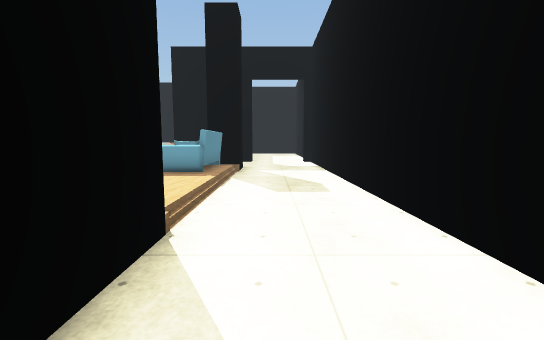
View 1 (above)

21 first-person views from a walk through a 3-D level made in the Unity game engine. The camera is 1.3 m above the floor, tilts 6° down and sees 90° across. The floor is counted in squares, 1 m on a side. Each view is taken from the middle of a square. On the plan, view 1 faces up. The plan holds only what a view shows up to about 13 squares ahead; the rest is blank. The place goes on beyond the plan. Some animated figures are left out. Some surface patterns are stand-ins.

View 2
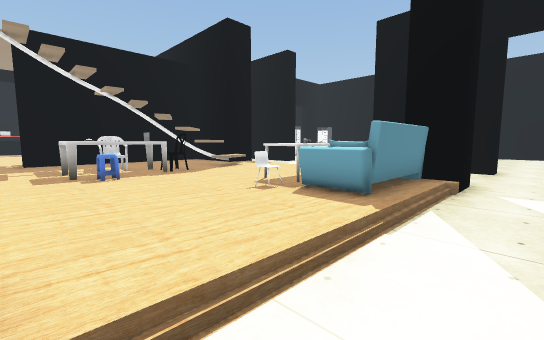

View 3
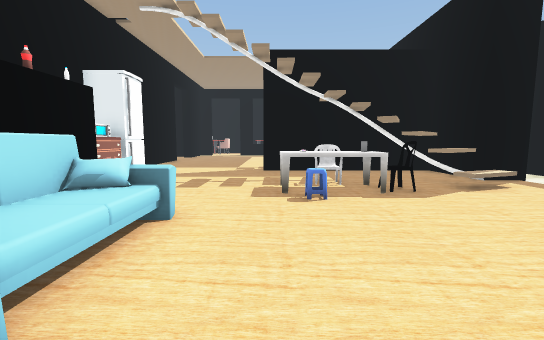

View 4
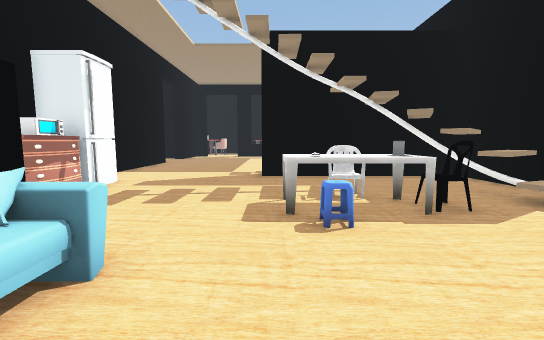

View 5
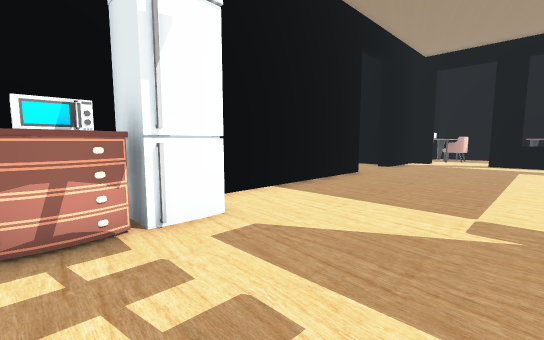

View 6
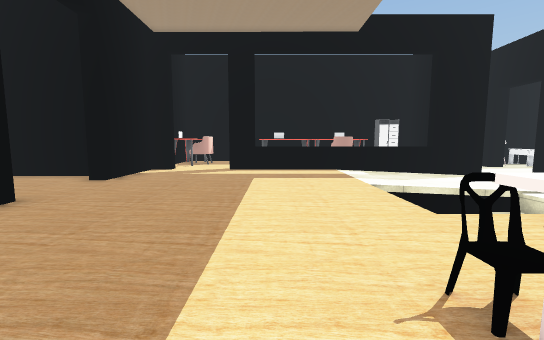

View 7
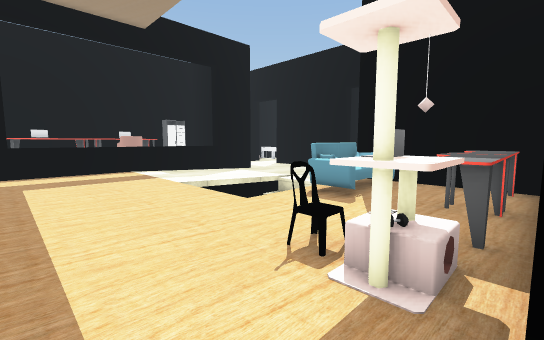

View 8
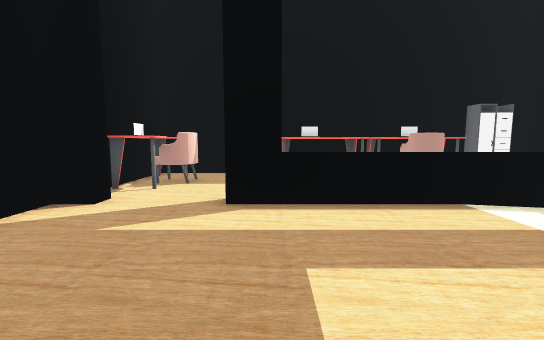

View 9
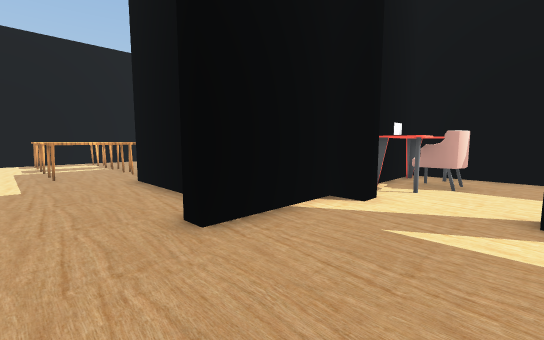

View 10
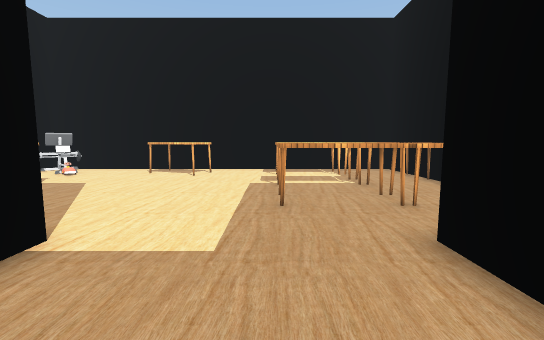

View 11
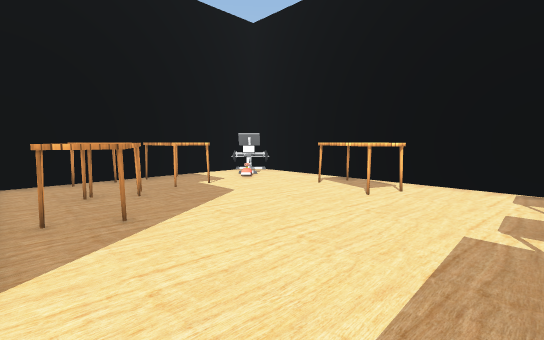

View 12
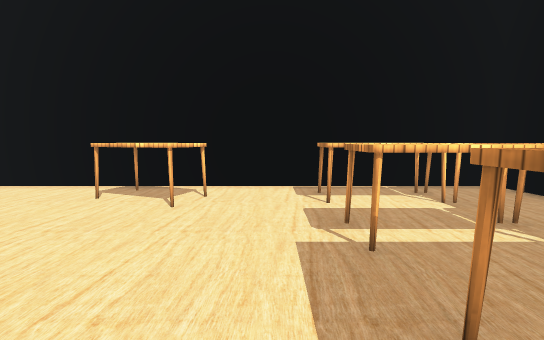

View 13
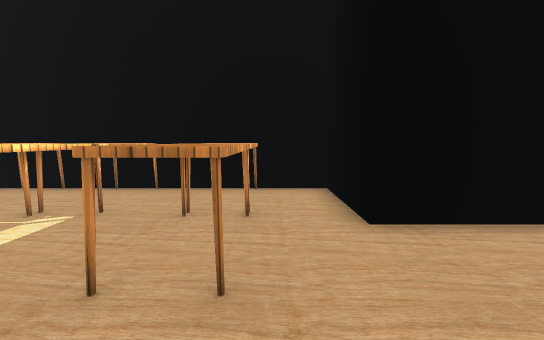

View 14
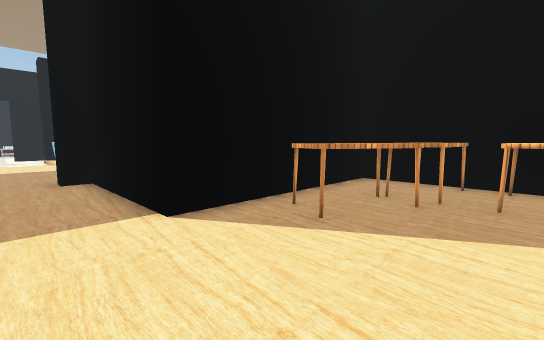

View 15
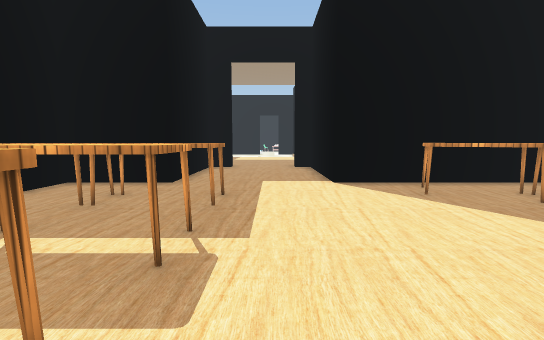

View 16
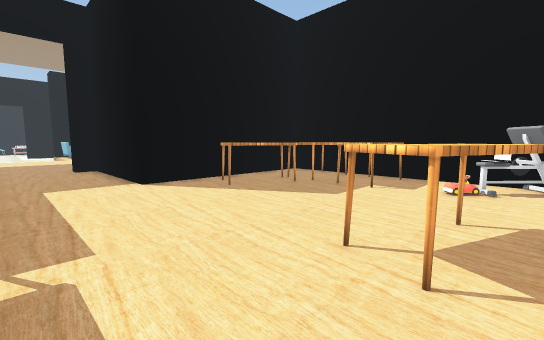

View 17
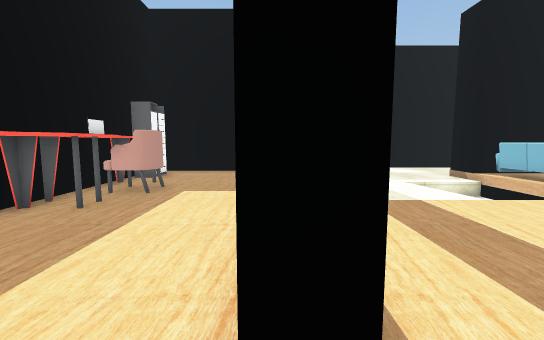

View 18
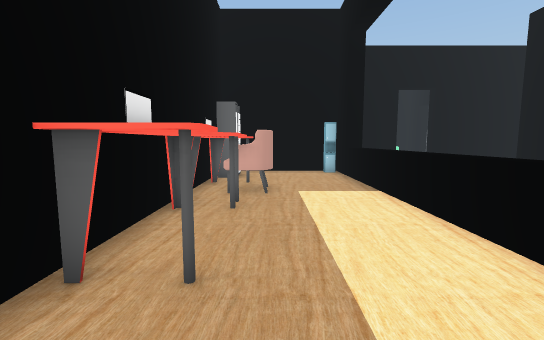

View 19
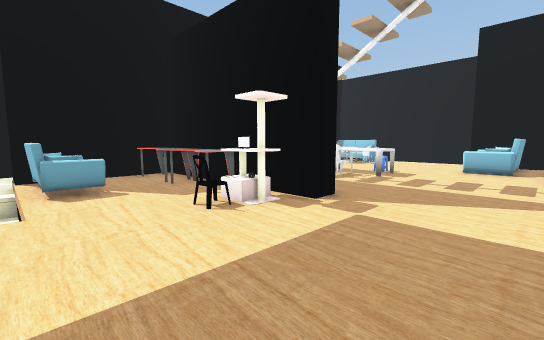

View 20
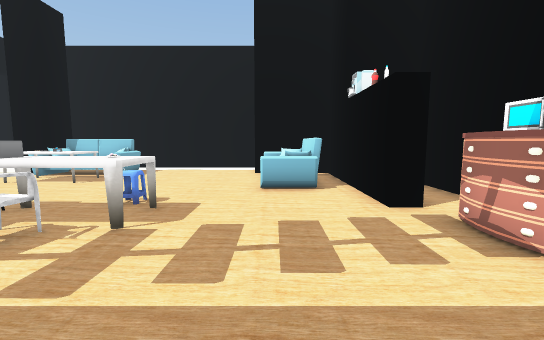

View 21
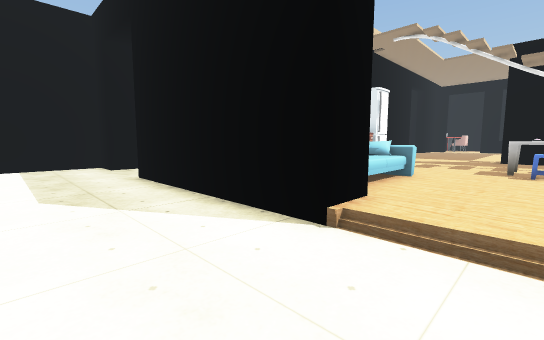

### Floor plan
Key: @ floor where view 1 was taken; # wall or solid block; . main floor; - floor 0.25 m lower than the main floor; ^ raised ledge; v drop or lower ground; O other object.
Columns run from 33 left of view 1 to 3 right of it. Each row starts with its distance up from view 1.
 13 ####O#    ---#        #...    ##----#
 12  O...#-------##########.... .OO#----#
 11 OO...^----v   OO.O##..##....OOOO----#
 10 #O...^....v   OO.O##.###....OO O----#
  9 #OO..^....v  vOO.O##.##OO...OOOO----#
  8 #OO..^....v  v...O##...OO.......----#
  7 #O...^....vvvv...O##..OOO.......----#
  6 #O...^..........OO##...OOO......----#
  5 #O...^...........O##...OO.......----#
  4 #O...^..........................----
  3 #O...#....................OOOO##----
  2 #.........................OOOO##----
  1 #........................#######----
  0 #OOOO...............OOOO.#     #-@--
 -1 #OO O#..............OOOO...    #----
 -2 #########....###############   #----
 -3         #....#                 #----
 -4         #....#                 #----
 -5         #....#                 -----
 -6         #....#                 -----
 -7     #####....########          -----
 -8     #...............#         ##----
 -9     #..........OOOOO#          #----
-10     #OOOOOO.....OOOO#          #####
-11     #...............#
-12     #OOOOOO......OOO#
-13     #OOOOOO.......O #
-14     #........O......#
-15     #OOOOOO..OOO..OO#
-16     #OOO O...OOO...O#
-17     #################

Positions as (right, up) in squares from view 1, and headings:
1: (0, 0), facing up
2: (0, 4), facing up-left
3: (-2, 5), facing left
4: (-4, 5), facing left
5: (-10, 4), facing down-left
6: (-15, 4), facing left
7: (-15, 3), facing up-left
8: (-22, 3), facing left
9: (-22, 2), facing down-left
10: (-23, -4), facing down
11: (-23, -8), facing down-right
12: (-22, -9), facing down
13: (-21, -9), facing left
14: (-22, -12), facing up-right
15: (-22, -16), facing up
16: (-23, -16), facing up-right
17: (-28, 1), facing up
18: (-31, 1), facing up
19: (-20, 1), facing up-right
20: (-14, 3), facing right
21: (2, 6), facing down-left
